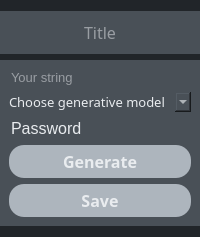
<?xml version="1.0" encoding="UTF-8"?>
<ui version="4.0">
 <class>dialog</class>
 <widget class="QDialog" name="dialog">
  <property name="geometry">
   <rect>
    <x>0</x>
    <y>0</y>
    <width>200</width>
    <height>231</height>
   </rect>
  </property>
  <property name="sizePolicy">
   <sizepolicy hsizetype="Expanding" vsizetype="Expanding">
    <horstretch>0</horstretch>
    <verstretch>0</verstretch>
   </sizepolicy>
  </property>
  <property name="minimumSize">
   <size>
    <width>200</width>
    <height>0</height>
   </size>
  </property>
  <property name="maximumSize">
   <size>
    <width>200</width>
    <height>231</height>
   </size>
  </property>
  <property name="windowTitle">
   <string>KeyEditor</string>
  </property>
  <property name="styleSheet">
   <string notr="true">* {
border: none;
background-color: transparent;
background: transparent;
padding: 0;
margin: 0;
}

#dialog {
background-color: #212529;
}

QPushButton {
border-radius: 15px;
padding: 5px 15px;
background-color:  #ADB5BD;
color: #E9ECEF;
}

QPushButton:hover {
background-color:  #6C757D;
}

QPushButton:pressed {
background-color:  #343A40;
}

#header, #mainBody {
background-color: #495057;
}

QLineEdit {
background: transparent;
color: #E9ECEF;
}

QComboBox {
background: transparent;
background-color: #495057;
color: #E9ECEF;
}</string>
  </property>
  <layout class="QVBoxLayout" name="verticalLayout">
   <property name="leftMargin">
    <number>0</number>
   </property>
   <property name="rightMargin">
    <number>0</number>
   </property>
   <item alignment="Qt::AlignTop">
    <widget class="QWidget" name="header" native="true">
     <property name="sizePolicy">
      <sizepolicy hsizetype="Expanding" vsizetype="Preferred">
       <horstretch>0</horstretch>
       <verstretch>0</verstretch>
      </sizepolicy>
     </property>
     <property name="minimumSize">
      <size>
       <width>100</width>
       <height>0</height>
      </size>
     </property>
     <layout class="QHBoxLayout" name="horizontalLayout">
      <item>
       <widget class="QLineEdit" name="titleEdit">
        <property name="font">
         <font>
          <family>Segoe UI Semilight</family>
          <pointsize>12</pointsize>
         </font>
        </property>
        <property name="text">
         <string/>
        </property>
        <property name="maxLength">
         <number>20</number>
        </property>
        <property name="alignment">
         <set>Qt::AlignCenter</set>
        </property>
        <property name="dragEnabled">
         <bool>false</bool>
        </property>
        <property name="placeholderText">
         <string>Title</string>
        </property>
        <property name="clearButtonEnabled">
         <bool>false</bool>
        </property>
       </widget>
      </item>
     </layout>
    </widget>
   </item>
   <item>
    <widget class="QWidget" name="mainBody" native="true">
     <property name="sizePolicy">
      <sizepolicy hsizetype="Preferred" vsizetype="Expanding">
       <horstretch>0</horstretch>
       <verstretch>0</verstretch>
      </sizepolicy>
     </property>
     <property name="minimumSize">
      <size>
       <width>0</width>
       <height>0</height>
      </size>
     </property>
     <layout class="QVBoxLayout" name="verticalLayout_2">
      <item>
       <widget class="QLineEdit" name="stringEdit">
        <property name="font">
         <font>
          <pointsize>10</pointsize>
         </font>
        </property>
        <property name="maxLength">
         <number>30</number>
        </property>
        <property name="placeholderText">
         <string>Your string</string>
        </property>
       </widget>
      </item>
      <item>
       <widget class="QComboBox" name="modelEdit">
        <property name="font">
         <font>
          <family>Segoe UI Semilight</family>
          <pointsize>10</pointsize>
         </font>
        </property>
        <property name="cursor">
         <cursorShape>PointingHandCursor</cursorShape>
        </property>
        <property name="toolTip">
         <string/>
        </property>
        <property name="statusTip">
         <string/>
        </property>
        <property name="editable">
         <bool>false</bool>
        </property>
        <property name="currentText">
         <string/>
        </property>
        <property name="currentIndex">
         <number>-1</number>
        </property>
        <property name="sizeAdjustPolicy">
         <enum>QComboBox::AdjustToContentsOnFirstShow</enum>
        </property>
        <property name="placeholderText">
         <string>Choose generative model</string>
        </property>
        <item>
         <property name="text">
          <string>Original</string>
         </property>
        </item>
        <item>
         <property name="text">
          <string>Simple</string>
         </property>
        </item>
        <item>
         <property name="text">
          <string>Strong</string>
         </property>
        </item>
       </widget>
      </item>
      <item>
       <widget class="QLineEdit" name="password">
        <property name="font">
         <font>
          <pointsize>12</pointsize>
         </font>
        </property>
        <property name="text">
         <string>Password</string>
        </property>
        <property name="readOnly">
         <bool>true</bool>
        </property>
       </widget>
      </item>
      <item>
       <widget class="QPushButton" name="generateBtn">
        <property name="sizePolicy">
         <sizepolicy hsizetype="Expanding" vsizetype="Fixed">
          <horstretch>0</horstretch>
          <verstretch>0</verstretch>
         </sizepolicy>
        </property>
        <property name="font">
         <font>
          <family>Segoe UI Semibold</family>
          <pointsize>12</pointsize>
          <bold>true</bold>
         </font>
        </property>
        <property name="cursor">
         <cursorShape>PointingHandCursor</cursorShape>
        </property>
        <property name="text">
         <string>Generate</string>
        </property>
       </widget>
      </item>
      <item>
       <widget class="QPushButton" name="saveBtn">
        <property name="sizePolicy">
         <sizepolicy hsizetype="Expanding" vsizetype="Fixed">
          <horstretch>0</horstretch>
          <verstretch>0</verstretch>
         </sizepolicy>
        </property>
        <property name="font">
         <font>
          <family>Segoe UI Semibold</family>
          <pointsize>12</pointsize>
          <bold>true</bold>
         </font>
        </property>
        <property name="cursor">
         <cursorShape>PointingHandCursor</cursorShape>
        </property>
        <property name="text">
         <string>Save</string>
        </property>
       </widget>
      </item>
     </layout>
    </widget>
   </item>
  </layout>
 </widget>
 <resources/>
 <connections/>
</ui>
